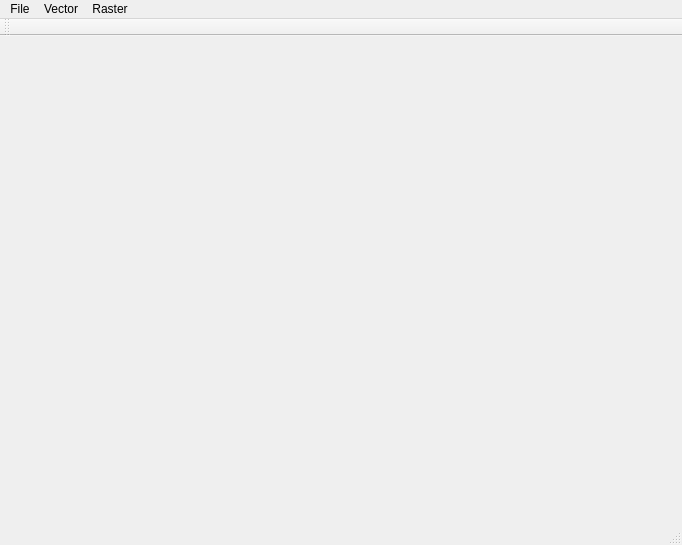
<?xml version="1.0" encoding="UTF-8"?>
<ui version="4.0">
 <class>qgis_dev</class>
 <widget class="QMainWindow" name="qgis_dev">
  <property name="geometry">
   <rect>
    <x>0</x>
    <y>0</y>
    <width>682</width>
    <height>545</height>
   </rect>
  </property>
  <property name="windowTitle">
   <string>qgis_dev</string>
  </property>
  <widget class="QWidget" name="centralWidget"/>
  <widget class="QMenuBar" name="menuBar">
   <property name="geometry">
    <rect>
     <x>0</x>
     <y>0</y>
     <width>682</width>
     <height>27</height>
    </rect>
   </property>
   <widget class="QMenu" name="menuFile">
    <property name="title">
     <string>File</string>
    </property>
   </widget>
   <widget class="QMenu" name="menuVector">
    <property name="title">
     <string>Vector</string>
    </property>
    <addaction name="actionAdd_Vector"/>
    <addaction name="actionNew_Vector"/>
   </widget>
   <widget class="QMenu" name="menuRaster">
    <property name="title">
     <string>Raster</string>
    </property>
    <addaction name="actionAdd_Raster"/>
   </widget>
   <addaction name="menuFile"/>
   <addaction name="menuVector"/>
   <addaction name="menuRaster"/>
  </widget>
  <widget class="QToolBar" name="mainToolBar">
   <attribute name="toolBarArea">
    <enum>TopToolBarArea</enum>
   </attribute>
   <attribute name="toolBarBreak">
    <bool>false</bool>
   </attribute>
  </widget>
  <widget class="QStatusBar" name="statusBar"/>
  <action name="actionAdd_Vector">
   <property name="text">
    <string>Add Vector</string>
   </property>
  </action>
  <action name="actionAdd_Raster">
   <property name="text">
    <string>Add Raster</string>
   </property>
  </action>
  <action name="actionNew_Vector">
   <property name="text">
    <string>New Vector</string>
   </property>
  </action>
 </widget>
 <layoutdefault spacing="6" margin="11"/>
 <resources/>
 <connections/>
</ui>
